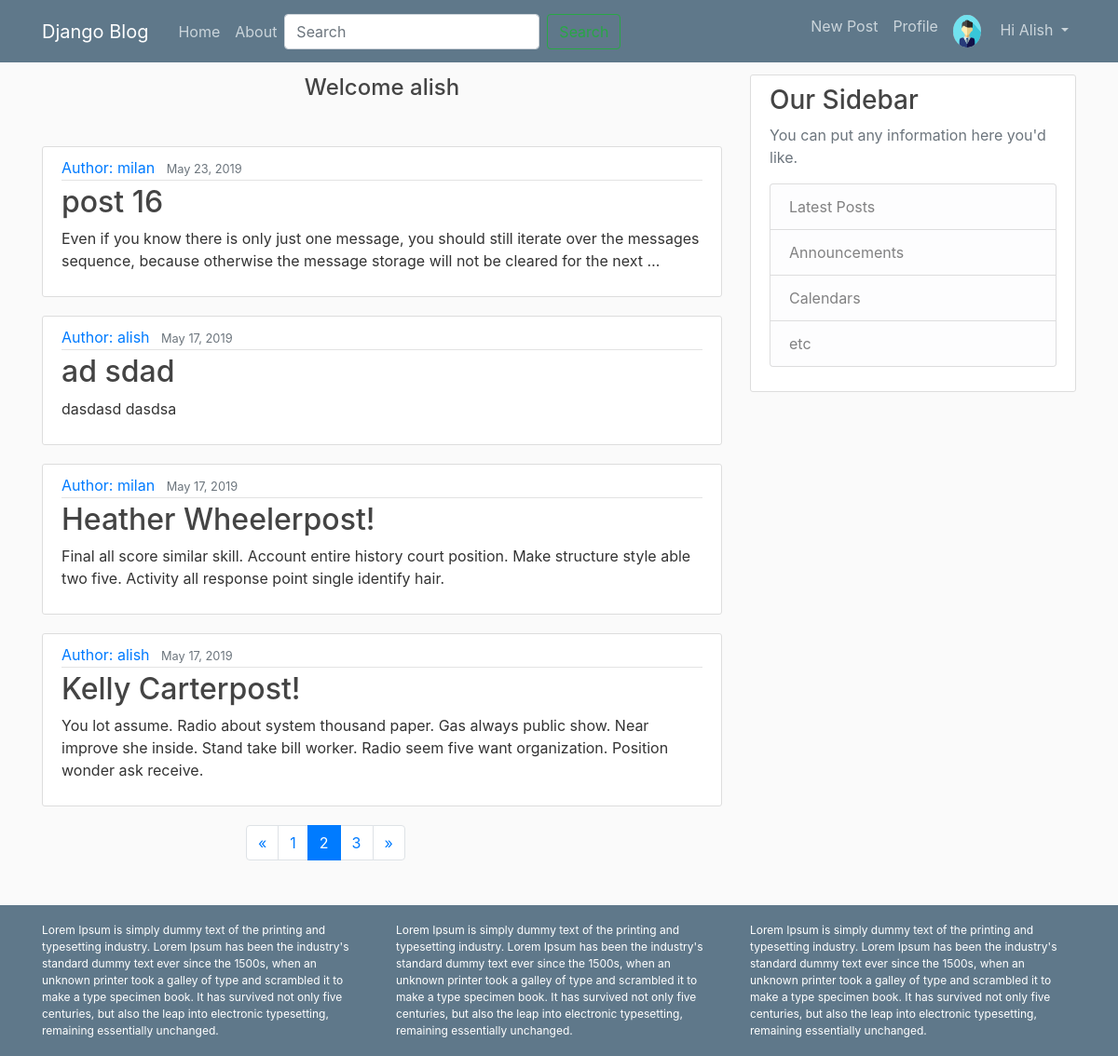
Page /?page=2 (signed in) on the committed database.
### blog/models.py (models this page shows, shortened)
class Profile(models.Model):
	user=models.OneToOneField(User, on_delete=models.CASCADE)
	dob=models.DateField(null=True, blank=True)
	photo=models.ImageField()

class Post(models.Model):
	STATUS_CHOICES=(
		('draft','Draft'),
		('published','Published')
	)
	title=models.CharField(max_length=120)
	slug=models.SlugField(max_length=120)
	author=models.ForeignKey(User, related_name='blog_posts',on_delete=models.CASCADE)
	likes=models.ManyToManyField(User, related_name='likes', blank=True)
	body=models.TextField()
	image=models.ImageField(upload_to='images/', blank=True, null=True)
	created=models.DateTimeField(auto_now_add=True)
	updated=models.DateTimeField(auto_now=True)
	status=models.CharField(max_length=10, choices=STATUS_CHOICES, default='draft')
	objects = models.Manager() #default manager
	published = PublishedManager() #custom model manager
	def get_absolute_url(self):
		return reverse('blog:post-detail', kwargs={'id':self.id})

### blog/views.py (the view)
# urls.py: url(r'^$',post_list,name='post-list'),
def post_list(request):
	post_list=Post.published.all().order_by('-id')
	query=request.GET.get('q')
	print(query)
	if query:
		post_list=Post.published.filter(
			Q(title__icontains=query)|
			Q(body__icontains=query)|
			Q(author__username=query)
			).distinct()
	paginator = Paginator(post_list, 4)
	page=request.GET.get('page')
	try:
		posts = paginator.page(page)
	except PageNotAnInteger:
		posts = paginator.page(1)
	except EmptyPage:
		posts = paginator.page(paginator.num_pages)
	context={
		'posts':posts,
	}
	return render(request,'blog/post_list.html',context)

### blog/models.py (called while the page is built)
	def get_queryset(self):
		return super(PublishedManager, self).get_queryset().filter(status='published')

### blog/templates/blog/post_list.html (shortened to what this page needs)
{% extends 'blog/base.html' %}
{% block content %}
{% if request.user.is_authenticated %}
<div class="row first">
	<div class="col-sm-12 mb-3">
		<h4 class="text-center">Welcome {{ user.username }}</h4>
	</div>
</div><br>
{% endif %}
{% for post in posts %}
<article class="media content-section">
  <div class="media-body">
    <div class="article-metadata">
      <a class="mr-2" href="">Author: {{ post.author }}</a>
      <small class="text-muted">{{ post.created|date:'F d, Y' }}</small>
    </div>
    <h2><a class="article-title" href="{{post.get_absolute_url}}">{{ post.title }}</a></h2>
    <p class="article-content">{{ post.body| truncatewords:30}}</p>
  </div>
</article>
{% empty%}
<h3>Sorry! No post found..</h3>
{% endfor %}
<ul class="pagination" style="margin-left: 30%" >
	{% if posts.has_previous %}
	<li class="page-item"><a href="?page={{posts.previous_page_number}}" class="page-link">&laquo;</a></li>
	{% endif %}
    {% for post in posts.paginator.page_range %}
    	{% if posts.number == post %}
    	<li class="page-item active"><a href="?page={{post}}" class="page-link">{{post}}</a></li>
    	{% elif post > posts.number|add:'-3' or post < posts.number|add:'3' %}
    	<li class="page-item"><a href="?page={{post}}" class="page-link">{{post}}</a></li>
    	{% endif %}
    {% endfor %}
    {% if posts.has_next %}
	<li class="page-item"><a href="?page={{posts.next_page_number}}" class="page-link">&raquo;</a></li>
	{% endif %}
</ul>
{% endblock %}

### blog/templates/blog/base.html (shortened to what this page needs)
{% load static %}
<!DOCTYPE html>
<html>
<head>
</head>
<link rel="stylesheet" href="https://stackpath.bootstrapcdn.com/bootstrap/4.3.1/css/bootstrap.min.css">
<link rel="stylesheet" type="text/css" href="{% static 'blog/css/main.css' %}">
<body>
<header class="site-header">
  <nav class="navbar navbar-expand-md navbar-dark bg-steel fixed-top">
    <div class="container">
      <a class="navbar-brand mr-4" href="{% url 'blog:post-list' %}">Django Blog</a>
      <div class="collapse navbar-collapse" id="navbarToggle">
        <div class="navbar-nav mr-auto">
          <a class="nav-item nav-link" href="{% url 'blog:post-list' %}">Home</a>
          <a class="nav-item nav-link" href="{% url 'about' %}">About</a>
            <form class="form-inline" method="" action="{% url 'blog:post-list' %}">
              <input class="form-control mr-sm-2" type="search" placeholder="Search" aria-label="Search" name="q">
              <button class="btn btn-outline-success my-2 my-sm-0" type="submit">Search</button>
            </form>
        </div>
        <div class="navbar-nav">
          {% if user.is_authenticated %}
          <a class="nav-item nav-link" href="">New Post</a>
          <a class="nav-item nav-link" href="{% url 'user-profile' %}">Profile</a>
          <div class="dropdown ">
          <a class="nav-link dropdown-toggle"  role="button" id="dropdownMenuButton" data-toggle="dropdown" aria-haspopup="true" aria-expanded="false">
          {% if request.user.profile.photo %}
            <img class="rounded-circle article-img" src="{{ request.user.profile.photo.url }}">
          {% endif %}
          <span>Hi {{request.user|capfirst}}</span>
          </a>
          </div>
          {% else %}
          <a class="nav-item nav-link" href="{% url 'user-login' %}">Login</a>
            <a class="nav-item nav-link" href="{% url 'user-register' %}">Register</a>
          {% endif %}
        </div>
      </div>
    </div>
  </nav>
</header>
<main role="main" class="container">
  <div class="row">
    <div class="col-md-8">
      {% block content %}{% endblock %}
    </div>
    <div class="col-md-4">
      <div class="content-section">
        <h3>Our Sidebar</h3>
        <p class='text-muted'>You can put any information here you'd like.
          <ul class="list-group">
            <li class="list-group-item list-group-item-light">Latest Posts</li>
            <li class="list-group-item list-group-item-light">Announcements</li>
            <li class="list-group-item list-group-item-light">Calendars</li>
            <li class="list-group-item list-group-item-light">etc</li>
          </ul>
        </p>
      </div>
    </div>
  </div>
</main>
<footer class="last container-fluid mt-5">
  <div class="container">
    <div class="row">
      <div class="col-4">Lorem Ipsum is simply dummy text of the printing and typesetting industry. Lorem Ipsum has been the industry's standard dummy text ever since the 1500s, when an unknown printer took a galley of type and scrambled it to make a type specimen book. It has survived not only five centuries, but also the leap into electronic typesetting, remaining essentially unchanged.</div>
      <div class="col-4">Lorem Ipsum is simply dummy text of the printing and typesetting industry. Lorem Ipsum has been the industry's standard dummy text ever since the 1500s, when an unknown printer took a galley of type and scrambled it to make a type specimen book. It has survived not only five centuries, but also the leap into electronic typesetting, remaining essentially unchanged.</div>
      <div class="col-4">Lorem Ipsum is simply dummy text of the printing and typesetting industry. Lorem Ipsum has been the industry's standard dummy text ever since the 1500s, when an unknown printer took a galley of type and scrambled it to make a type specimen book. It has survived not only five centuries, but also the leap into electronic typesetting, remaining essentially unchanged.</div>
    </div>
  </div>
</footer>
</body>
</html>

### blog/static/blog/css/main.css (style rules this page uses)
body { background: #fafafa; color: #333333; margin-top: 5rem; height: 100%; }
h1, h2, h3, h4, h5, h6 { color: #444444; }
ul { margin: 0; }
.bg-steel { background-color: #5f788a; }
.site-header .navbar-nav .nav-link { color: #cbd5db; }
.content-section { background: #ffffff; padding: 10px 20px; border: 1px solid #dddddd; border-radius: 3px; margin-bottom: 20px; }
.article-title { color: #444444; }
.article-content { white-space: pre-line; }
.article-img { height: 65px; width: 65px; margin-right: 16px; }
.article-metadata { padding-bottom: 1px; margin-bottom: 4px; border-bottom: 1px solid #e3e3e3 }
.article-img { width: 30px; height: 35px; }
.last { background-color: #5f788a; padding: 18px; color:rgb(255, 255, 255); font-size: 12px; bottom: 0px; top: 0px; }

### rows in the picture
Post: author "milan", created "May 23, 2019", title "post 16", body "Even if you know there is only just one message, you should still iterate over the messages sequence, because otherwise the message storage will not be cleared for the next …"
Post: author "alish", created "May 17, 2019", title "ad sdad", body "dasdasd dasdsa"
Post: author "milan", created "May 17, 2019", title "Heather Wheelerpost!", body "Final all score similar skill. Account entire history court position. Make structure style able two five. Activity all response point single identify hair."
Post: author "alish", created "May 17, 2019", title "Kelly Carterpost!", body "You lot assume. Radio about system thousand paper. Gas always public show. Near improve she inside. Stand take bill worker. Radio seem five want organization. Position wonder ask receive."

### other values in the picture
{{ request.user|capfirst }} "Alish"
{{ user.username }} "alish"
{{ post }} "1" "3"
{{ post }} "2"
